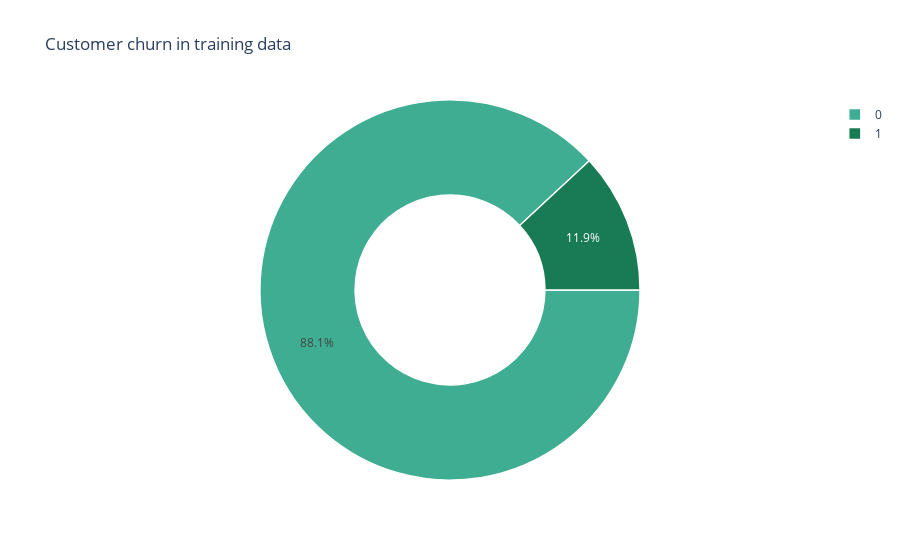

Notebook code cell kept with this figure:
### Code cell
import plotly.offline as py # visualization
py.init_notebook_mode(connected=True) 
import plotly.graph_objs as go # visualization
train = df_churn
trace = go.Pie(labels = train["churn"].value_counts().keys().tolist(),
               values = train["churn"].value_counts().values.tolist(),
               marker = dict(colors = ["rgb(62,173,146)","rgb(25,122,86)"],
                             line = dict(color = "white", width =  1.3)
                            ),
               rotation = 90,
               hoverinfo = "label+value+text",
               hole = .5
              )
layout = go.Layout(dict(title = "Customer churn in training data",
                        plot_bgcolor = "rgb(255,255,255)",
                        paper_bgcolor = "rgb(255,255,255)",
                       )
                  )
data = [trace]
fig = go.Figure(data = data, layout = layout)
py.iplot(fig)

### Figure 1 — Plotly figure (JSON) as saved in the notebook; plotly's stock layout.template omitted (floating-point values rounded to 4 significant figures)
{"data": [{"hole": 0.5, "hoverinfo": "label+value+text", "labels": [0, 1], "marker": {"colors": ["rgb(62,173,146)", "rgb(25,122,86)"], "line": {"color": "white", "width": 1.3}}, "rotation": 90, "type": "pie", "values": [3398, 459]}], "layout": {"paper_bgcolor": "rgb(255,255,255)", "plot_bgcolor": "rgb(255,255,255)", "title": {"text": "Customer churn in training data"}}}
